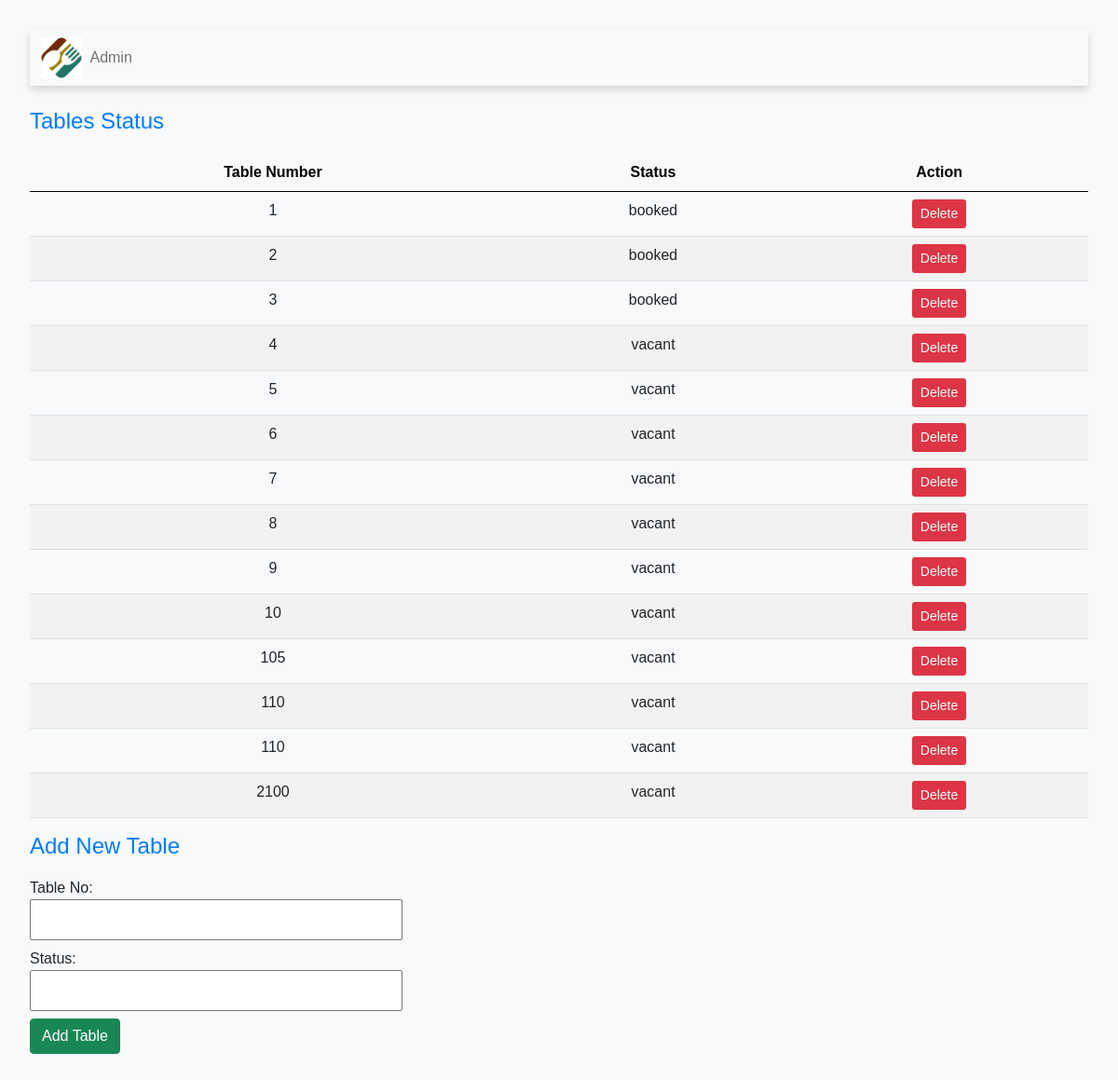
Page /admin/table_status.php on the committed database.
### tables this page shows
CREATE TABLE `vacant_table` (
  `SNo` int(100) NOT NULL,
  `TableNo` int(100) NOT NULL,
  `status` varchar(20) NOT NULL
);

### admin/table_status.php (the view, shortened to what this page needs)
<!DOCTYPE html>
<html lang="en">
<head>
    <link href="https://cdn.jsdelivr.net/npm/bootstrap@5.0.2/dist/css/bootstrap.min.css" rel="stylesheet"
>
</head>
<body>
    <nav class="navbar navbar-expand-lg navbar-light" id="navbar"
        style="box-shadow: 0 4px 8px rgba(0, 0, 0, 0.155);">
        <div class="container-fluid">
            <img src="dMODE.jpg" width="4%">
            <div class="collapse navbar-collapse" id="navbarNav">
                <ul class="navbar-nav">
                    <li class="nav-item" id="nav-item">
                        <a class="nav-link" href="admin.html">Admin</a>
                    </li>
                </ul>
            </div>
        </div>
    </nav>
    <br>
    <?php
        include('config.php');
        $sql = "SELECT * FROM vacant_table";
        $result = $conn->query($sql);
        echo "<h4>Tables Status</h4>";
        if ($result->num_rows > 0) {
            echo "<table class='table'>
                    <thead class='thead-dark'>
                        <tr>
                            <th>Table Number</th>
                            <th>Status</th>
                            <th>Action</th>
                        </tr>
                    </thead>
                    <tbody>";
            while ($row = $result->fetch_assoc()) {
                echo "<tr>
                        <td>{$row['TableNo']}</td>
                        <td>{$row['status']}</td>
                        <td>
                            <form method='post' action='delete_table.php' style='display:inline;'>
                                <input type='hidden' name='TableNo' value='{$row['TableNo']}'>
                                <button type='submit' onclick='confirmDelete()' class='btn btn-sm delete-btn'>Delete</button>
                            </form>
                        </td>
                    </tr>";
            }
            echo "</tbody></table>";
        } else {
            echo "<p>No records found.</p>";
        }
    ?>
    <h4>Add New Table</h4>
    <form method='post' action='add_table.php'>
        <label for='TableNo'>Table No:</label>
        <input type='number' id='TableNo' name='TableNo' required>
        <label for='status'>Status:</label>
        <input type='text' id='status' name='status' required>
        <button type='submit' class='btn btn-success'>Add Table</button>
    </form>
</body>
</html>

### admin/table_status.php (style rules this page uses)
body { font-family: Arial, Helvetica, sans-serif; background-color: #f8f9fa; padding: 2rem; }
h4 { color:#007bff; }
table { margin-top: 20px; }
th, td { padding: 5px; text-align: center; }
th { background-color: #007bff; color: black; }
tbody tr:nth-child(even) { background-color: #f2f2f2; }
form { margin-top: 10px; max-width: 400px; display: inline-block; }
input { width: 100%; padding: 8px; margin-bottom: 8px; box-sizing: border-box; }
button { background-color: #28a745; color: #ffffff; padding: 10px; cursor: pointer; }
.delete-btn { background-color: #dc3545; color: #ffffff; }

### rows in the picture
vacant_table: TableNo "1", status "booked"
vacant_table: TableNo "2", status "booked"
vacant_table: TableNo "3", status "booked"
vacant_table: TableNo "4", status "vacant"
vacant_table: TableNo "5", status "vacant"
vacant_table: TableNo "6", status "vacant"
vacant_table: TableNo "7", status "vacant"
vacant_table: TableNo "8", status "vacant"
vacant_table: TableNo "9", status "vacant"
vacant_table: TableNo "10", status "vacant"
vacant_table: TableNo "105", status "vacant"
vacant_table: TableNo "110", status "vacant"
vacant_table: TableNo "110", status "vacant"
vacant_table: TableNo "2100", status "vacant"
